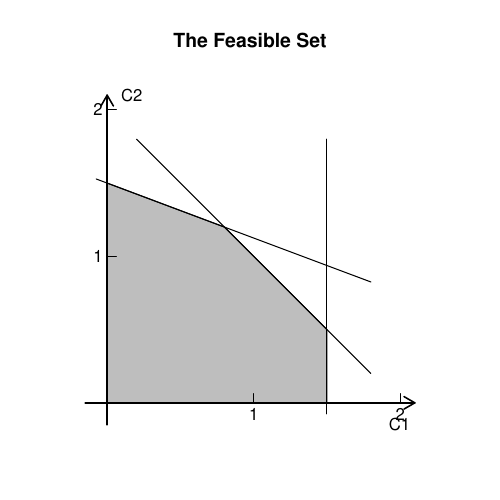

Here is the R script that generated this plot:
#!/usr/bin/env Rscript 
library(lpSolveAPI)
lp <- make.lp(0,2)
add.constraint(lp, c(1, 8/3), "<=", 4)
add.constraint(lp, c(1, 1),   "<=", 2)
add.constraint(lp, c(2, 0),   "<=", 3)
set.objfn(lp, c(1,2))
pdf(file="lp.pdf",width=5,height=5)
plot(lp)
dev.off()
				         
